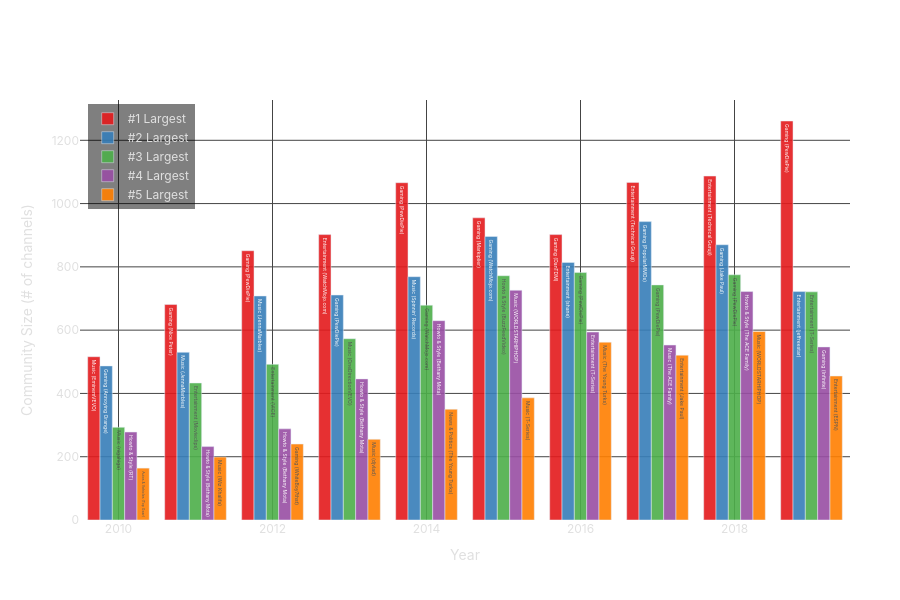

Notebook code for this chart:
### Markdown cell above
###  Top 5 Community Identities: The Rise of Parallel Worlds
This analysis tracks the **five largest communities** detected in the network for each year. For each community, we identify its "Identity" by looking at the dominant category and the channel with the highest PageRank.

**Key Observations:**
* **2010-2012:** The landscape is dominated by **Music** (Red bars). VEVO channels and major artists form the largest clusters.
* **The Gaming Takeover:** By 2013-2014, **Gaming** communities (Green/Blue bars) led by creators like PewDiePie explode in size, becoming the new heavyweights of the platform.
* **The Jio Effect (2016+):** A massive new entity appears—the **T-Series** community. Unlike Western gaming communities, this cluster grows in isolation, eventually becoming one of the largest forces on the platform by 2019, illustrating the "Parallel Worlds" phenomenon.

### Code cell
import pickle
import os
import pandas as pd
import plotly.graph_objects as go

# --- 1. CONFIGURATION ---
DATA_DIR = "data/results"
OUTPUT_DIR = "reports/figures"
OUTPUT_FILE = os.path.join(OUTPUT_DIR, "top5_identities.html")
YEARS = list(range(2010, 2020))

# Ensure output directory exists
os.makedirs(OUTPUT_DIR, exist_ok=True)

# --- 2. DATA EXTRACTION ---
print("--- Starting Top 5 Communities Analysis ---")

# We create a list of dictionaries to hold data for Rank 1 to Rank 5
# ranks_data[0] is Rank 1, ranks_data[4] is Rank 5
ranks_data = [{'sizes': [], 'labels': []} for _ in range(5)]
years_found = []

for year in YEARS:
    pkl_path = os.path.join(DATA_DIR, str(year), f"viz_data_{year}.pkl")
    
    # Handle missing years (fill with zeros to maintain alignment)
    if not os.path.exists(pkl_path):
        print(f"⚠️  Year {year}: File not found. Filling with zeros.")
        for i in range(5):
            ranks_data[i]['sizes'].append(0)
            ranks_data[i]['labels'].append("No Data")
        years_found.append(year)
        continue

    try:
        with open(pkl_path, "rb") as f:
            data = pickle.load(f)
            
            # Check if necessary keys exist
            if 'comm_summary' not in data or 'node_df' not in data:
                print(f"⚠️  Year {year}: Missing 'comm_summary' or 'node_df'.")
                # Fill with empty data to avoid graph misalignment
                for i in range(5):
                    ranks_data[i]['sizes'].append(0)
                    ranks_data[i]['labels'].append("Error")
                years_found.append(year)
                continue

            comm_summary = data['comm_summary']
            node_df = data['node_df']
            years_found.append(year)

            # Get the top 5 largest communities by node count
            top5_comm = comm_summary.nlargest(5, 'n_nodes')

            # Loop through Rank 1 to 5
            for i in range(5):
                # If a community exists for this rank
                if i < len(top5_comm):
                    row = top5_comm.iloc[i]
                    comm_id = row['community']
                    size = int(row['n_nodes'])
                    
                    # --- Determine Identity ---
                    # Filter nodes belonging to this community
                    members = node_df[node_df['community'] == comm_id]
                    
                    if not members.empty:
                        # 1. Dominant Category (Mode)
                        main_cat = members['category_cc'].mode()
                        main_cat = main_cat.iloc[0] if not main_cat.empty else "Unknown"
                        
                        # 2. Top Creator (Max PageRank)
                        if 'pagerank' in members.columns:
                            top_creator = members.nlargest(1, 'pagerank')['name_cc'].iloc[0]
                        else:
                            top_creator = "Unknown"
                    else:
                        main_cat = "Unknown"
                        top_creator = "Unknown"

                    # Create the label for the tooltip
                    label = f"{main_cat} ({top_creator})"
                    
                    ranks_data[i]['sizes'].append(size)
                    ranks_data[i]['labels'].append(label)
                
                # If fewer than 5 communities exist in that year (rare, but possible)
                else:
                    ranks_data[i]['sizes'].append(0)
                    ranks_data[i]['labels'].append("N/A")

            print(f"✅ Year {year}: Processed successfully.")

    except Exception as e:
        print(f"❌ Error processing year {year}: {e}")

# --- 3. CREATE PLOT WITH GRAPH_OBJECTS ---
print("--- Generating Plotly Dashboard ---")

fig = go.Figure()

# Define specific colors for Rank 1 to Rank 5
colors = ['#e41a1c', '#377eb8', '#4daf4a', '#984ea3', '#ff7f00']
rank_names = ['#1 Largest', '#2 Largest', '#3 Largest', '#4 Largest', '#5 Largest']

# Create a Bar trace for each Rank
for i in range(5):
    fig.add_trace(go.Bar(
        x=years_found,
        y=ranks_data[i]['sizes'],
        name=rank_names[i],
        
        # We pass the identity labels to 'text' so they appear in hover
        text=ranks_data[i]['labels'],
        
        marker_color=colors[i],
        opacity=0.9,
        
        # Custom hover tooltip
        hovertemplate=(
            f"<b>{rank_names[i]}</b><br>" +
            "%{text}<br>" +
            "Size: %{y} channels<extra></extra>"
        )
    ))

# --- 4. LAYOUT STYLING (Dark Mode) ---
fig.update_layout(
    title=dict(
        text='Evolution of Top 5 Community Identities',
        font=dict(family='Inter, Arial, sans-serif', size=22, color='#ffffff'),
        pad=dict(t=20)
    ),
    font=dict(family='Inter, Arial, sans-serif', color='#e0e0e0'),
    
    # Group bars side-by-side
    barmode='group',
    
    # Transparent background
    paper_bgcolor='rgba(0,0,0,0)',
    plot_bgcolor='rgba(0,0,0,0)',
    
    xaxis=dict(
        title='Year',
        gridcolor='#444444',
        zeroline=False,
        tickcolor='#e0e0e0'
    ),
    yaxis=dict(
        title='Community Size (# of channels)',
        gridcolor='#444444',
        zeroline=False,
        tickcolor='#e0e0e0'
    ),
    
    # Legend Position (Top Left inside)
    legend=dict(
        x=0.01,
        y=0.99,
        bgcolor='rgba(0, 0, 0, 0.5)',
        font=dict(color='#e0e0e0')
    ),
    
    margin=dict(l=80, r=50, t=100, b=80),
    hovermode='x unified',
    height=600 # Force height
)

# --- 5. EXPORT AND SHOW ---

# Save as HTML file (using CDN for JS)
fig.write_html(OUTPUT_FILE, include_plotlyjs='cdn', full_html=False)

print(f"🎉 Dashboard saved to: {OUTPUT_FILE}")
print("👇 Displaying interactive chart below 👇")

# Display directly in notebook
fig.show()

### Figure 1 — Plotly figure (JSON) as saved in the notebook; plotly's stock layout.template omitted (floating-point values rounded to 4 significant figures)
{"data": [{"hovertemplate": "<b>#1 Largest</b><br>%{text}<br>Size: %{y} channels<extra></extra>", "marker": {"color": "#e41a1c"}, "name": "#1 Largest", "opacity": 0.9, "text": ["Music (EminemVEVO)", "Gaming (Nice Peter)", "Gaming (PewDiePie)", "Entertainment (WatchMojo.com)", "Gaming (PewDiePie)", "Gaming (Markiplier)", "Gaming (DanTDM)", "Entertainment (Technical Guruji)", "Entertainment (Technical Guruji)", "Gaming (PewDiePie)"], "type": "bar", "x": [2010, 2011, 2012, 2013, 2014, 2015, 2016, 2017, 2018, 2019], "y": [516, 681, 851, 902, 1066, 955, 902, 1067, 1087, 1261]}, {"hovertemplate": "<b>#2 Largest</b><br>%{text}<br>Size: %{y} channels<extra></extra>", "marker": {"color": "#377eb8"}, "name": "#2 Largest", "opacity": 0.9, "text": ["Gaming (Annoying Orange)", "Music (JennaMarbles)", "Music (JennaMarbles)", "Gaming (PewDiePie)", "Music (Spinnin' Records)", "Gaming (WatchMojo.com)", "Entertainment (shane)", "Gaming (PopularMMOs)", "Gaming (Jake Paul)", "Entertainment (jeffreestar)"], "type": "bar", "x": [2010, 2011, 2012, 2013, 2014, 2015, 2016, 2017, 2018, 2019], "y": [487, 530, 708, 711, 769, 896, 814, 943, 870, 722]}, {"hovertemplate": "<b>#3 Largest</b><br>%{text}<br>Size: %{y} channels<extra></extra>", "marker": {"color": "#4daf4a"}, "name": "#3 Largest", "opacity": 0.9, "text": ["Music (nigahiga)", "Entertainment (Movieclips)", "Entertainment (VICE)", "Music (OneDirectionVEVO)", "Gaming (WatchMojo.com)", "Howto & Style (BuzzFeedVideo)", "Gaming (PewDiePie)", "Gaming (PewDiePie)", "Gaming (PewDiePie)", "Entertainment (T-Series)"], "type": "bar", "x": [2010, 2011, 2012, 2013, 2014, 2015, 2016, 2017, 2018, 2019], "y": [293, 433, 492, 573, 679, 772, 782, 743, 775, 721]}, {"hovertemplate": "<b>#4 Largest</b><br>%{text}<br>Size: %{y} channels<extra></extra>", "marker": {"color": "#984ea3"}, "name": "#4 Largest", "opacity": 0.9, "text": ["Howto & Style (RT)", "Howto & Style (Bethany Mota)", "Howto & Style (Bethany Mota)", "Howto & Style (Bethany Mota)", "Howto & Style (Bethany Mota)", "Music (WORLDSTARHIPHOP)", "Entertainment (T-Series)", "Music (The ACE Family)", "Howto & Style (The ACE Family)", "Gaming (Infinite)"], "type": "bar", "x": [2010, 2011, 2012, 2013, 2014, 2015, 2016, 2017, 2018, 2019], "y": [278, 232, 288, 446, 630, 726, 594, 553, 722, 547]}, {"hovertemplate": "<b>#5 Largest</b><br>%{text}<br>Size: %{y} channels<extra></extra>", "marker": {"color": "#ff7f00"}, "name": "#5 Largest", "opacity": 0.9, "text": ["Autos & Vehicles (Top Gear)", "Music (Wiz Khalifa)", "Gaming (WhiteBoy7thst)", "Music (djvlad)", "News & Politics (The Young Turks)", "Music (T-Series)", "Music (The Young Turks)", "Entertainment (Jake Paul)", "Music (WORLDSTARHIPHOP)", "Entertainment (ESPN)"], "type": "bar", "x": [2010, 2011, 2012, 2013, 2014, 2015, 2016, 2017, 2018, 2019], "y": [164, 199, 240, 255, 350, 386, 562, 521, 596, 455]}], "layout": {"barmode": "group", "font": {"color": "#e0e0e0", "family": "Inter, Arial, sans-serif"}, "height": 600, "hovermode": "x unified", "legend": {"bgcolor": "rgba(0, 0, 0, 0.5)", "font": {"color": "#e0e0e0"}, "x": 0.01, "y": 0.99}, "margin": {"b": 80, "l": 80, "r": 50, "t": 100}, "paper_bgcolor": "rgba(0,0,0,0)", "plot_bgcolor": "rgba(0,0,0,0)", "title": {"font": {"color": "#ffffff", "family": "Inter, Arial, sans-serif", "size": 22}, "pad": {"t": 20}, "text": "Evolution of Top 5 Community Identities"}, "xaxis": {"gridcolor": "#444444", "tickcolor": "#e0e0e0", "title": {"text": "Year"}, "zeroline": false}, "yaxis": {"gridcolor": "#444444", "tickcolor": "#e0e0e0", "title": {"text": "Community Size (# of channels)"}, "zeroline": false}}}
